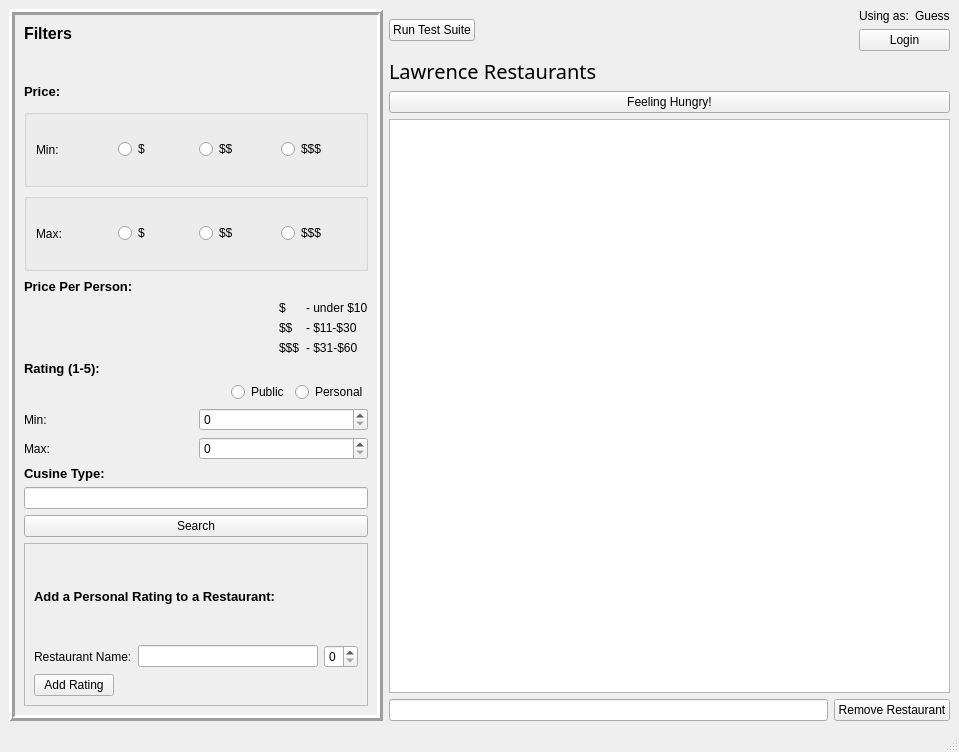
<?xml version="1.0" encoding="UTF-8"?>
<ui version="4.0">
 <class>YalpWindow</class>
 <widget class="QMainWindow" name="YalpWindow">
  <property name="geometry">
   <rect>
    <x>0</x>
    <y>0</y>
    <width>959</width>
    <height>752</height>
   </rect>
  </property>
  <property name="windowTitle">
   <string>YalpWindow</string>
  </property>
  <widget class="QWidget" name="centralwidget">
   <layout class="QHBoxLayout" name="horizontalLayout_12">
    <item>
     <widget class="QFrame" name="frame">
      <property name="frameShape">
       <enum>QFrame::Box</enum>
      </property>
      <property name="frameShadow">
       <enum>QFrame::Raised</enum>
      </property>
      <property name="lineWidth">
       <number>3</number>
      </property>
      <layout class="QVBoxLayout" name="verticalLayout_14">
       <item>
        <layout class="QVBoxLayout" name="verticalLayout_12">
         <item>
          <layout class="QVBoxLayout" name="verticalLayout_11">
           <item>
            <layout class="QVBoxLayout" name="verticalLayout">
             <item>
              <widget class="QLabel" name="FiltersLabel">
               <property name="font">
                <font>
                 <pointsize>12</pointsize>
                 <weight>75</weight>
                 <bold>true</bold>
                </font>
               </property>
               <property name="text">
                <string>Filters</string>
               </property>
              </widget>
             </item>
             <item>
              <spacer name="verticalSpacer">
               <property name="orientation">
                <enum>Qt::Vertical</enum>
               </property>
               <property name="sizeType">
                <enum>QSizePolicy::Fixed</enum>
               </property>
               <property name="sizeHint" stdset="0">
                <size>
                 <width>20</width>
                 <height>30</height>
                </size>
               </property>
              </spacer>
             </item>
            </layout>
           </item>
           <item>
            <widget class="QLabel" name="PriceLabel">
             <property name="font">
              <font>
               <pointsize>10</pointsize>
               <weight>75</weight>
               <bold>true</bold>
              </font>
             </property>
             <property name="text">
              <string>Price:</string>
             </property>
            </widget>
           </item>
          </layout>
         </item>
         <item>
          <widget class="QGroupBox" name="MinPriceGroupBox">
           <layout class="QHBoxLayout" name="horizontalLayout">
            <item>
             <widget class="QLabel" name="MinPriceLabel">
              <property name="text">
               <string>Min:</string>
              </property>
             </widget>
            </item>
            <item>
             <widget class="QRadioButton" name="Min1RB">
              <property name="text">
               <string>$</string>
              </property>
             </widget>
            </item>
            <item>
             <widget class="QRadioButton" name="Min2RB">
              <property name="text">
               <string>$$</string>
              </property>
             </widget>
            </item>
            <item>
             <widget class="QRadioButton" name="Min3RB">
              <property name="text">
               <string>$$$</string>
              </property>
             </widget>
            </item>
           </layout>
          </widget>
         </item>
        </layout>
       </item>
       <item>
        <layout class="QVBoxLayout" name="verticalLayout_13">
         <item>
          <widget class="QGroupBox" name="MaxPriceGroupBox">
           <layout class="QHBoxLayout" name="horizontalLayout_2">
            <item>
             <widget class="QLabel" name="MaxPriceLabel">
              <property name="text">
               <string>Max:</string>
              </property>
             </widget>
            </item>
            <item>
             <widget class="QRadioButton" name="Max1RB">
              <property name="text">
               <string>$</string>
              </property>
             </widget>
            </item>
            <item>
             <widget class="QRadioButton" name="Max2RB">
              <property name="text">
               <string>$$</string>
              </property>
             </widget>
            </item>
            <item>
             <widget class="QRadioButton" name="Max3RB">
              <property name="text">
               <string>$$$</string>
              </property>
             </widget>
            </item>
           </layout>
          </widget>
         </item>
         <item>
          <layout class="QVBoxLayout" name="verticalLayout_4">
           <item>
            <widget class="QLabel" name="PPPLabel">
             <property name="font">
              <font>
               <pointsize>10</pointsize>
               <weight>75</weight>
               <bold>true</bold>
              </font>
             </property>
             <property name="text">
              <string>Price Per Person:</string>
             </property>
            </widget>
           </item>
           <item>
            <layout class="QHBoxLayout" name="horizontalLayout_3">
             <item>
              <spacer name="PPPSpacer">
               <property name="orientation">
                <enum>Qt::Horizontal</enum>
               </property>
               <property name="sizeType">
                <enum>QSizePolicy::MinimumExpanding</enum>
               </property>
               <property name="sizeHint" stdset="0">
                <size>
                 <width>30</width>
                 <height>20</height>
                </size>
               </property>
              </spacer>
             </item>
             <item>
              <layout class="QVBoxLayout" name="DollarSignLayout">
               <item>
                <widget class="QLabel" name="DS1Label">
                 <property name="text">
                  <string>$</string>
                 </property>
                </widget>
               </item>
               <item>
                <widget class="QLabel" name="DS2Label">
                 <property name="text">
                  <string>$$</string>
                 </property>
                </widget>
               </item>
               <item>
                <widget class="QLabel" name="DS3Label">
                 <property name="text">
                  <string>$$$</string>
                 </property>
                </widget>
               </item>
              </layout>
             </item>
             <item>
              <layout class="QVBoxLayout" name="PricePerPersonLayout">
               <item>
                <widget class="QLabel" name="PPP1Label">
                 <property name="text">
                  <string>- under $10</string>
                 </property>
                </widget>
               </item>
               <item>
                <widget class="QLabel" name="PPP2Label">
                 <property name="text">
                  <string>- $11-$30</string>
                 </property>
                </widget>
               </item>
               <item>
                <widget class="QLabel" name="PPP3Label">
                 <property name="text">
                  <string>- $31-$60</string>
                 </property>
                </widget>
               </item>
              </layout>
             </item>
            </layout>
           </item>
          </layout>
         </item>
        </layout>
       </item>
       <item>
        <layout class="QVBoxLayout" name="verticalLayout_10">
         <item>
          <layout class="QVBoxLayout" name="verticalLayout_9">
           <item>
            <layout class="QVBoxLayout" name="verticalLayout_5">
             <item>
              <widget class="QLabel" name="RatingsLabel">
               <property name="font">
                <font>
                 <pointsize>10</pointsize>
                 <weight>75</weight>
                 <bold>true</bold>
                </font>
               </property>
               <property name="text">
                <string>Rating (1-5):</string>
               </property>
              </widget>
             </item>
             <item>
              <layout class="QHBoxLayout" name="horizontalLayout_10">
               <item>
                <spacer name="horizontalSpacer_2">
                 <property name="orientation">
                  <enum>Qt::Horizontal</enum>
                 </property>
                 <property name="sizeHint" stdset="0">
                  <size>
                   <width>20</width>
                   <height>20</height>
                  </size>
                 </property>
                </spacer>
               </item>
               <item>
                <layout class="QHBoxLayout" name="horizontalLayout_9">
                 <item>
                  <widget class="QRadioButton" name="publicRRadioButtn">
                   <property name="text">
                    <string>Public</string>
                   </property>
                   <attribute name="buttonGroup">
                    <string notr="true">buttonGroup</string>
                   </attribute>
                  </widget>
                 </item>
                 <item>
                  <widget class="QRadioButton" name="personalRRadioButton">
                   <property name="text">
                    <string>Personal</string>
                   </property>
                   <attribute name="buttonGroup">
                    <string notr="true">buttonGroup</string>
                   </attribute>
                  </widget>
                 </item>
                </layout>
               </item>
              </layout>
             </item>
            </layout>
           </item>
           <item>
            <layout class="QHBoxLayout" name="horizontalLayout_11">
             <item>
              <layout class="QVBoxLayout" name="verticalLayout_2">
               <item>
                <layout class="QHBoxLayout" name="horizontalLayout_4">
                 <item>
                  <widget class="QLabel" name="MinRateLabel">
                   <property name="text">
                    <string>Min:</string>
                   </property>
                  </widget>
                 </item>
                 <item>
                  <widget class="QSpinBox" name="MinRSpinBox">
                   <property name="maximum">
                    <number>5</number>
                   </property>
                  </widget>
                 </item>
                </layout>
               </item>
               <item>
                <layout class="QHBoxLayout" name="horizontalLayout_5">
                 <item>
                  <widget class="QLabel" name="MaxRateLabel">
                   <property name="text">
                    <string>Max:</string>
                   </property>
                  </widget>
                 </item>
                 <item>
                  <widget class="QSpinBox" name="MaxRSpinBox">
                   <property name="maximum">
                    <number>5</number>
                   </property>
                  </widget>
                 </item>
                </layout>
               </item>
              </layout>
             </item>
            </layout>
           </item>
          </layout>
         </item>
         <item>
          <layout class="QVBoxLayout" name="verticalLayout_3">
           <item>
            <widget class="QLabel" name="cuisineTypeLabel">
             <property name="font">
              <font>
               <pointsize>10</pointsize>
               <weight>75</weight>
               <bold>true</bold>
              </font>
             </property>
             <property name="text">
              <string>Cusine Type:</string>
             </property>
            </widget>
           </item>
           <item>
            <widget class="QLineEdit" name="cusineTypeLineEdit">
             <property name="maxLength">
              <number>30</number>
             </property>
            </widget>
           </item>
           <item>
            <widget class="QPushButton" name="searchFilterButton">
             <property name="text">
              <string>Search</string>
             </property>
            </widget>
           </item>
          </layout>
         </item>
        </layout>
       </item>
       <item>
        <widget class="QFrame" name="frame_2">
         <property name="frameShape">
          <enum>QFrame::StyledPanel</enum>
         </property>
         <property name="frameShadow">
          <enum>QFrame::Raised</enum>
         </property>
         <layout class="QVBoxLayout" name="verticalLayout_17">
          <item>
           <layout class="QVBoxLayout" name="verticalLayout_16">
            <item>
             <widget class="QLabel" name="AddPRLabel">
              <property name="font">
               <font>
                <pointsize>10</pointsize>
                <weight>75</weight>
                <bold>true</bold>
               </font>
              </property>
              <property name="text">
               <string>Add a Personal Rating to a Restaurant:</string>
              </property>
             </widget>
            </item>
            <item>
             <layout class="QHBoxLayout" name="horizontalLayout_13">
              <item>
               <widget class="QLabel" name="RestToRateLabel">
                <property name="text">
                 <string>Restaurant Name:</string>
                </property>
               </widget>
              </item>
              <item>
               <widget class="QLineEdit" name="RestToBeRatiedLineEdit"/>
              </item>
              <item>
               <widget class="QSpinBox" name="RestToRateSpinBox">
                <property name="maximum">
                 <number>5</number>
                </property>
               </widget>
              </item>
             </layout>
            </item>
            <item>
             <layout class="QHBoxLayout" name="horizontalLayout_14">
              <item>
               <widget class="QPushButton" name="AddRatinButton">
                <property name="text">
                 <string>Add Rating</string>
                </property>
               </widget>
              </item>
              <item>
               <spacer name="horizontalSpacer_3">
                <property name="orientation">
                 <enum>Qt::Horizontal</enum>
                </property>
                <property name="sizeHint" stdset="0">
                 <size>
                  <width>218</width>
                  <height>20</height>
                 </size>
                </property>
               </spacer>
              </item>
             </layout>
            </item>
           </layout>
          </item>
         </layout>
        </widget>
       </item>
      </layout>
     </widget>
    </item>
    <item>
     <layout class="QVBoxLayout" name="verticalLayout_15">
      <item>
       <layout class="QHBoxLayout" name="horizontalLayout_7">
        <item>
         <widget class="QPushButton" name="testButton">
          <property name="text">
           <string>Run Test Suite</string>
          </property>
         </widget>
        </item>
        <item>
         <spacer name="horizontalSpacer">
          <property name="orientation">
           <enum>Qt::Horizontal</enum>
          </property>
          <property name="sizeHint" stdset="0">
           <size>
            <width>378</width>
            <height>20</height>
           </size>
          </property>
         </spacer>
        </item>
        <item>
         <layout class="QVBoxLayout" name="verticalLayout_7">
          <item>
           <layout class="QHBoxLayout" name="horizontalLayout_6">
            <item>
             <widget class="QLabel" name="UsingAsLabel">
              <property name="text">
               <string>Using as:</string>
              </property>
             </widget>
            </item>
            <item>
             <widget class="QLabel" name="GuessNameLabel">
              <property name="text">
               <string>Guess</string>
              </property>
             </widget>
            </item>
           </layout>
          </item>
          <item>
           <widget class="QPushButton" name="loginButton">
            <property name="text">
             <string>Login</string>
            </property>
           </widget>
          </item>
         </layout>
        </item>
       </layout>
      </item>
      <item>
       <layout class="QVBoxLayout" name="verticalLayout_8">
        <item>
         <widget class="QLabel" name="LawrenceRestaurantsLabel">
          <property name="font">
           <font>
            <family>Lucida Fax</family>
            <pointsize>15</pointsize>
           </font>
          </property>
          <property name="text">
           <string>Lawrence Restaurants</string>
          </property>
         </widget>
        </item>
        <item>
         <layout class="QVBoxLayout" name="verticalLayout_6">
          <item>
           <widget class="QPushButton" name="FeelingHungryButton">
            <property name="text">
             <string>Feeling Hungry!</string>
            </property>
           </widget>
          </item>
          <item>
           <widget class="QTextEdit" name="RestaurantTextEdit">
            <property name="font">
             <font>
              <pointsize>12</pointsize>
             </font>
            </property>
            <property name="readOnly">
             <bool>true</bool>
            </property>
           </widget>
          </item>
         </layout>
        </item>
       </layout>
      </item>
      <item>
       <layout class="QHBoxLayout" name="horizontalLayout_8">
        <item>
         <widget class="QLineEdit" name="lineEdit"/>
        </item>
        <item>
         <widget class="QPushButton" name="removeRestButton">
          <property name="text">
           <string>Remove Restaurant</string>
          </property>
         </widget>
        </item>
       </layout>
      </item>
     </layout>
    </item>
   </layout>
  </widget>
  <widget class="QMenuBar" name="menubar">
   <property name="geometry">
    <rect>
     <x>0</x>
     <y>0</y>
     <width>959</width>
     <height>21</height>
    </rect>
   </property>
  </widget>
  <widget class="QStatusBar" name="statusbar"/>
 </widget>
 <resources/>
 <connections/>
 <buttongroups>
  <buttongroup name="buttonGroup"/>
 </buttongroups>
</ui>
